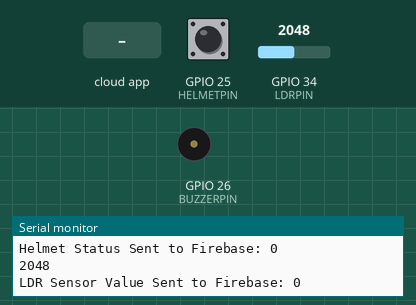
A sketch run on a simulated ESP32. Shown: buzzer (waves = sounding), the last lines printed to the serial monitor. The test bench sets the inputs (shaded band); at power-on: GPIO 25 (HELMETPIN) HIGH, GPIO 34 (LDRPIN) = 2048. WiFi joins after 1.5 s; servers stay silent unless stated; the Firebase database answers and starts empty.

Above: at 2.7 s.
2.8 s: the phone or cloud app sets alertStatus to 1
At 4.1 s:
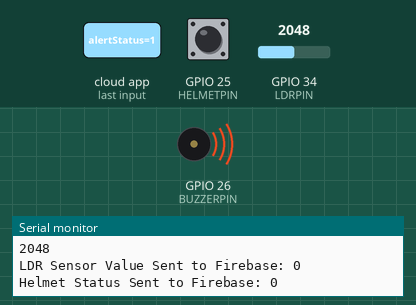
Timing chart, 0 to 9.5 s (numbered marks = the images above; inputs shaded):
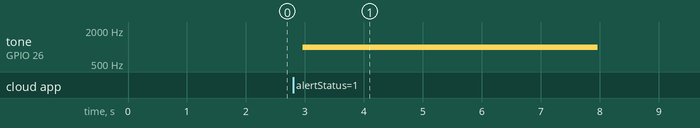

The sketch:

HelmetSketch.ino
```cpp
// Communication Libraries
#include <Arduino.h>
#include <WiFi.h>

// Component Libraries
#include <DHT.h>

// Firebase Libraries
#include <Firebase_ESP_Client.h>

// Firebase Addons
#include <addons/TokenHelper.h>
#include <addons/RTDBHelper.h>

// Wi-Fi Credentials
#define WIFI_SSID "A23"
#define WIFI_PASSWORD "ogum9009@"

// Database API and URL
#define API_KEY "AIzaSyDBqzSBXPemW9tjY3mtK8wu40Nc7var_Uw"
#define DATABASE_URL "https://mineguard-670af-default-rtdb.asia-southeast1.firebasedatabase.app/"

// Authentication Credentials
#define USER_EMAIL "admin@mineguard.com"
#define USER_PASSWORD "admin@mineguard"

// Firebase Object Creation
FirebaseData fbdo;
FirebaseAuth auth;
FirebaseConfig config;

// PrevMillis for each sensor
unsigned long dhtPrevMillis = 0;
unsigned long mq9PrevMillis = 0;
unsigned long ldrPrevMillis = 0;
unsigned long helmetPrevMillis = 0;
unsigned long alertPrevMillis = 0;

// Check intervals (in milliseconds)
const unsigned long dhtInterval = 30000;
const unsigned long mq9Interval = 30000;
const unsigned long ldrInterval = 1000;
const unsigned long helmetInterval = 1000;
const unsigned long alertCheckInterval = 1000;

// Sensor and Pin Definitions
#define DHTPIN 33
#define DHTTYPE DHT11
#define MQ9PIN 32
#define LDRPIN 34
#define HELMETPIN 25
#define BUZZERPIN 26

// DHT Object
DHT dht(DHTPIN, DHTTYPE);

void setup() {
  // Serial Communication
  Serial.begin(115200);

  // Wi-Fi Initialization
  WiFi.begin(WIFI_SSID, WIFI_PASSWORD);

  // Connecting to Wi-Fi
  Serial.print("Connecting to Wi-Fi");
  unsigned long ms = millis();
  while (WiFi.status() != WL_CONNECTED) {
    Serial.print(".");
    delay(300);
  }

  // Finished Connecting
  Serial.println();
  Serial.print("Connected with IP: ");
  Serial.println(WiFi.localIP());
  Serial.println();

  Serial.printf("Firebase Client v%s\n\n", FIREBASE_CLIENT_VERSION);

  // Initialize API Key
  config.api_key = API_KEY;

  // Authorize User
  auth.user.email = USER_EMAIL;
  auth.user.password = USER_PASSWORD;

  // Initialize Database and Callback
  config.database_url = DATABASE_URL;

  Firebase.reconnectNetwork(true);

  // Firebase Begin
  Firebase.begin(&config, &auth);

  // DHT Start
  dht.begin();
  Serial.println("DHT Sensor Initialized!");

  // Pin Mode Initialization
  pinMode(HELMETPIN, INPUT_PULLUP);
  pinMode(BUZZERPIN, OUTPUT);
  Serial.println("Pin Modes Set!");
}

void loop() {
  unsigned long currentMillis = millis();

  // DHT11 and MQ9 Sensors (30 seconds interval)
  if (Firebase.ready() && (currentMillis - dhtPrevMillis >= dhtInterval)) {
    dhtPrevMillis = currentMillis;

    // DHT Sensor Data Transfer to Firebase
    float humidity = dht.readHumidity();
    float tempC = dht.readTemperature();
    if (!isnan(humidity) && !isnan(tempC)) {
      if (Firebase.RTDB.setFloat(&fbdo, "/DHT11/Humidity", humidity)) {
        Serial.println("Humidity Data Sent to Firebase: " + String(humidity));
      } else {
        Serial.println("Failed to Send Humidity Data to Firebase");
        Serial.println("Reason: " + fbdo.errorReason());
      }
      if (Firebase.RTDB.setFloat(&fbdo, "/DHT11/Temperature", tempC)) {
        Serial.println("Temperature Data Sent to Firebase: " + String(tempC));
      } else {
        Serial.println("Failed to Send Temperature Data to Firebase");
        Serial.println("Reason: " + fbdo.errorReason());
      }
    } else {
      Serial.println("Failed to Read Values from DHT Sensor");
    }

    // MQ9 Reading
    int MQ9_Value = analogRead(MQ9PIN);
    int MQ9_ValuePPM = MQ9_Value / 10;
    if (Firebase.RTDB.setInt(&fbdo, "/MQ9/Value", MQ9_ValuePPM)) {
      Serial.println("MQ9 Sensor Value Sent to Firebase: " + String(MQ9_ValuePPM));
    } else {
      Serial.println("Failed to Send MQ9 Sensor Value to Firebase");
      Serial.println("Reason: " + fbdo.errorReason());
    }

    // Control Buzzer
    MQ9_ValuePPM > 500 ? tone(BUZZERPIN, 400, 250) : noTone(BUZZERPIN);
    Serial.println(MQ9_ValuePPM > 200 ? "Buzzer turned ON" : "Buzzer turned OFF");
  }

  // LDR Sensor (5 seconds interval)
  if (Firebase.ready() && (currentMillis - ldrPrevMillis >= ldrInterval)) {
    ldrPrevMillis = currentMillis;

    // LDR Reading
    int LDR_Value = analogRead(LDRPIN);
    Serial.println(LDR_Value);
    bool lampStatus = LDR_Value < 700;
    if (Firebase.RTDB.setBool(&fbdo, "/LDR/LampStatus", lampStatus)) {
      Serial.println("LDR Sensor Value Sent to Firebase: " + String(lampStatus));
    } else {
      Serial.println("Failed to Send LDR Sensor Value to Firebase");
      Serial.println("Reason: " + fbdo.errorReason());
    }
  }

  // Helmet Status (5 seconds interval)
  if (Firebase.ready() && (currentMillis - helmetPrevMillis >= helmetInterval)) {
    helmetPrevMillis = currentMillis;

    bool helmetStatus = !digitalRead(HELMETPIN);
    if (Firebase.RTDB.setBool(&fbdo, "/Helmet/Status", helmetStatus)) {
      Serial.println("Helmet Status Sent to Firebase: " + String(helmetStatus));
    } else {
      Serial.println("Failed to Send Helmet Status to Firebase");
      Serial.println("Reason: " + fbdo.errorReason());
    }
  }

  // Check for Alert Status (every second)
  if (Firebase.ready() && (currentMillis - alertPrevMillis >= alertCheckInterval)) {
    alertPrevMillis = currentMillis;

    if (Firebase.RTDB.getBool(&fbdo, "/alertStatus")) {
      bool alertStatus = fbdo.boolData();
      if (alertStatus) {
        tone(BUZZERPIN, 1000);  // Turn on buzzer
        delay(5000);             // Wait for 5 seconds
        noTone(BUZZERPIN);       // Turn off buzzer

        // Reset alertStatus to false in Firebase
        Firebase.RTDB.setBool(&fbdo, "/alertStatus", false);
        Serial.println("Alert triggered and reset in Firebase");
      }
    } else {
      Serial.println("Failed to read alertStatus");
      Serial.println("Reason: " + fbdo.errorReason());
    }
  }
}
```

Measured:
- after the input at 2.8 s, tone on GPIO 26 (BUZZERPIN): silent → 1000 Hz after 0.16 s, → silent 5.0 s later
